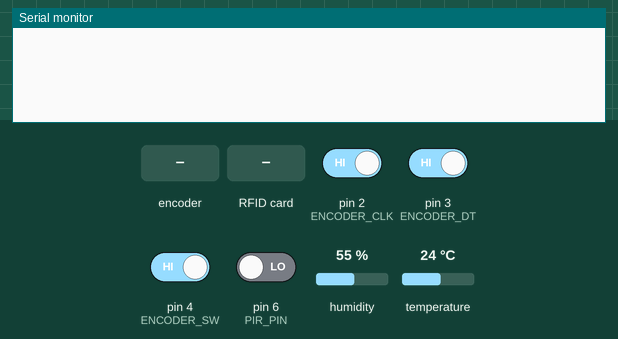
The sketch below on a simulated Arduino Uno, built with avr-gcc and run on an emulated ATmega328P. On the bench: the last lines printed to the serial monitor. The inputs (shaded band) are chosen by the test bench; at power-on: pin 2 (ENCODER_CLK), pin 3 (ENCODER_DT), pin 4 (ENCODER_SW) HIGH, pin 6 (PIR_PIN) LOW, humidity 55 %, temperature 24 °C.

Above: at 1.2 s.
1.3 s: rotary encoder on pin 2 (ENCODER_CLK) / pin 3 (ENCODER_DT) turned 1 step (first pin leading)
At 1.8 s:
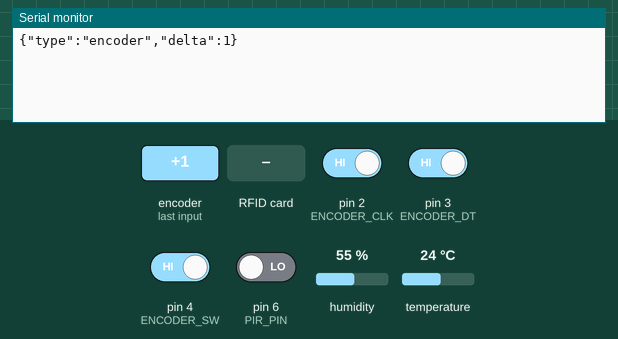
3.7 s: pin 4 (ENCODER_SW) driven LOW
At 5.1 s:
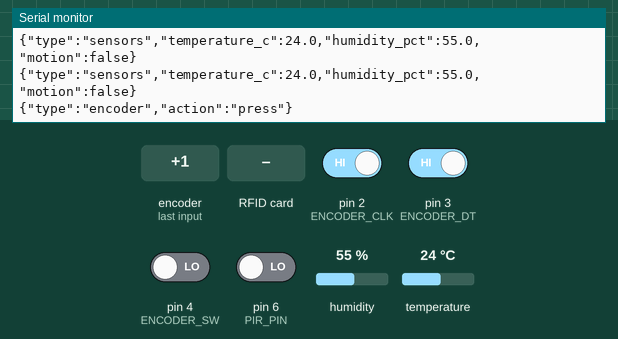
10.5 s: pin 6 (PIR_PIN) driven HIGH
At 12.1 s:
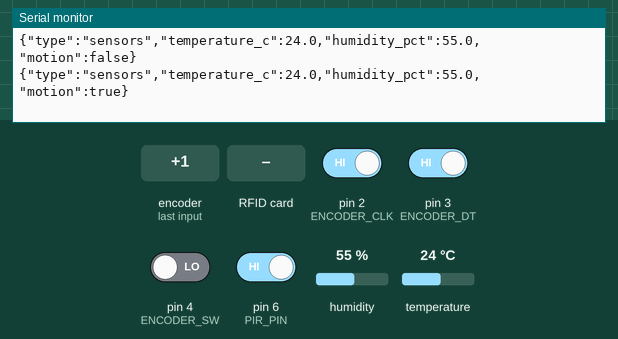
14.8 s: RFID card 5E 7A 19 C4 held to the reader
At 15.4 s:
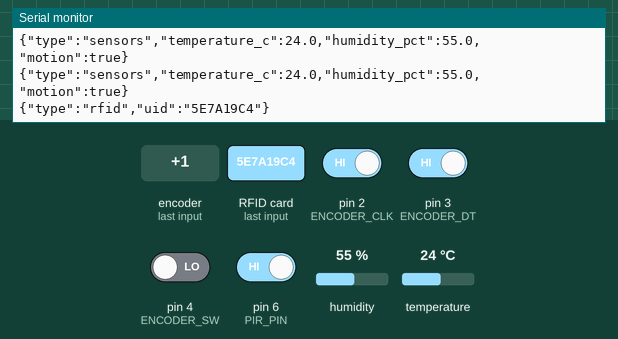
16.3 s: humidity set to 22 %
At 17.1 s:
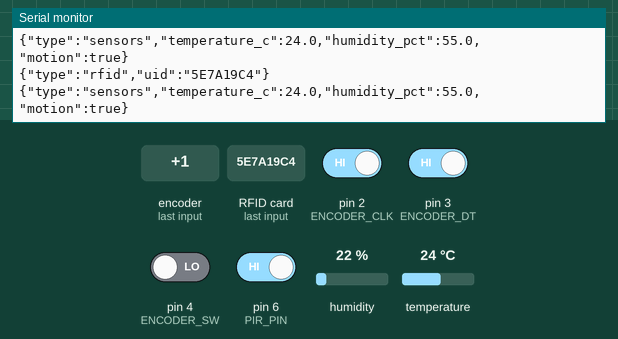
17.8 s: temperature set to 12 °C
At 18.9 s:
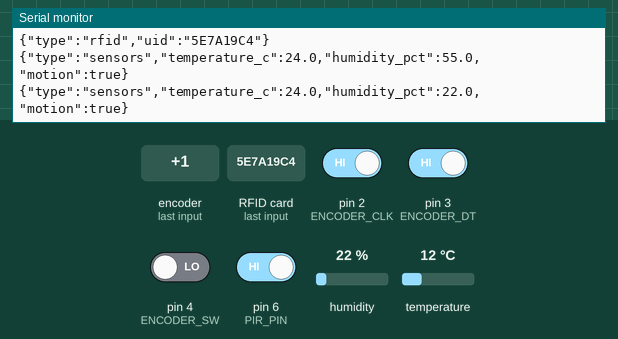

The sketch:

uno_r3_mirror.ino
```cpp
// Optional Uno R3 reference sketch. Match pins to your wiring before uploading.
#include <SPI.h>
#include <MFRC522.h>
#include "mirror_inputs.h"
MFRC522 reader(10, 5);
void emitEncoder(int delta) {
  Serial.print(F("{\"type\":\"encoder\",\"delta\":")); Serial.print(delta); Serial.println('}');
}
void emitAnalyze() { Serial.println(F("{\"type\":\"encoder\",\"action\":\"analyze\"}")); }
void emitPress() { Serial.println(F("{\"type\":\"encoder\",\"action\":\"press\"}")); }
void emitSensors(float temperature, float humidity, bool motion) {
  Serial.print(F("{\"type\":\"sensors\",\"temperature_c\":"));
  if (isnan(temperature)) Serial.print(F("null")); else Serial.print(temperature,1);
  Serial.print(F(",\"humidity_pct\":"));
  if (isnan(humidity)) Serial.print(F("null")); else Serial.print(humidity,1);
  Serial.print(F(",\"motion\":")); Serial.print(motion ? F("true") : F("false")); Serial.println('}');
}
void setup() {
  Serial.begin(9600); setupMirrorInputs(); SPI.begin(); reader.PCD_Init();
}
void loop() {
  pollMirrorInputs();
  if (!reader.PICC_IsNewCardPresent() || !reader.PICC_ReadCardSerial()) return;
  Serial.print(F("{\"type\":\"rfid\",\"uid\":\""));
  for (byte i=0; i<reader.uid.size; ++i) {
    if (reader.uid.uidByte[i] < 16) Serial.print('0');
    Serial.print(reader.uid.uidByte[i], HEX);
  }
  Serial.println(F("\"}")); reader.PICC_HaltA(); reader.PCD_StopCrypto1();
}
```

mirror_inputs.h
```cpp
#pragma once
#include <DHT.h>
#include <stdint.h>
// Smart Mirror wiring plan: encoder D2/D3/D4, DHT11 D7, PIR D6.
constexpr byte ENCODER_CLK = 2, ENCODER_DT = 3, ENCODER_SW = 4;
constexpr byte DHT_PIN = 7, PIR_PIN = 6;
constexpr bool REVERSE_ENCODER = false; // Flip only if physical right reports +1.
DHT mirrorDht(DHT_PIN, DHT11);
uint8_t encoderPrevious;
int8_t encoderSteps = 0;
bool buttonRaw = HIGH, buttonStable = HIGH;
bool buttonReady = false, buttonActive = false, buttonLongSent = false;
bool buttonReleasePending = false;
constexpr uint32_t BUTTON_DEBOUNCE_MS = 40, BUTTON_HOLD_MS = 1000;
uint32_t buttonChanged = 0, buttonPressedAt = 0, buttonReleasedAt = 0;
unsigned long sensorsAt = 0;
void emitEncoder(int delta);
void emitAnalyze();
void emitPress();
void emitSensors(float temperature, float humidity, bool motion);

void pollMirrorButton(uint32_t now, bool raw) {
  if (raw != buttonRaw) {
    buttonRaw = raw; buttonChanged = now;
    if (raw == HIGH && buttonActive && !buttonReleasePending) {
      buttonReleasePending = true; buttonReleasedAt = now;
    }
  }
  // Unsigned 32-bit differences remain valid when Arduino millis() wraps.
  if (uint32_t(now - buttonChanged) < BUTTON_DEBOUNCE_MS) return;
  if (buttonStable != buttonRaw) {
    buttonStable = buttonRaw;
    if (buttonStable == LOW) {
      if (buttonReady) {
        buttonActive = true; buttonLongSent = false;
        buttonReleasePending = false; buttonPressedAt = buttonChanged;
      }
    } else {
      bool send = buttonActive && !buttonLongSent;
      uint32_t releasedAt = buttonReleasePending ? buttonReleasedAt : buttonChanged;
      bool held = uint32_t(releasedAt - buttonPressedAt) >= BUTTON_HOLD_MS;
      buttonActive = false; buttonReady = true; buttonReleasePending = false;
      // Release timing also handles a loop that was busy at the hold threshold.
      if (send) { if (held) emitPress(); else emitAnalyze(); }
    }
  }
  if (buttonActive && buttonRaw == LOW) {
    // A stable LOW cancels a release glitch. Until then, its first HIGH freezes
    // the hold duration so release bounce cannot turn a quick press into a hold.
    buttonReleasePending = false;
    if (!buttonLongSent && uint32_t(now - buttonPressedAt) >= BUTTON_HOLD_MS) {
      buttonLongSent = true; emitPress();
    }
  }
}

void setupMirrorInputs() {
  pinMode(ENCODER_CLK, INPUT_PULLUP); pinMode(ENCODER_DT, INPUT_PULLUP);
  pinMode(ENCODER_SW, INPUT_PULLUP); pinMode(PIR_PIN, INPUT);
  mirrorDht.begin();
  encoderPrevious = (digitalRead(ENCODER_CLK) << 1) | digitalRead(ENCODER_DT);
  buttonRaw = buttonStable = digitalRead(ENCODER_SW);
  buttonChanged = millis();
  // A button held during startup is ignored until a debounced release.
  buttonReady = buttonRaw == HIGH;
  buttonActive = buttonLongSent = buttonReleasePending = false;
}
void pollMirrorInputs() {
  // Full detents, not individual bouncing edges. Right must emit -1.
  static const int8_t transitions[16] = {0,-1,1,0, 1,0,0,-1, -1,0,0,1, 0,1,-1,0};
  uint8_t current = (digitalRead(ENCODER_CLK) << 1) | digitalRead(ENCODER_DT);
  if ((current ^ encoderPrevious) == 3) encoderSteps = 0;
  else encoderSteps += transitions[(encoderPrevious << 2) | current];
  encoderPrevious = current;
  if (encoderSteps >= 4 || encoderSteps <= -4) {
    int delta = encoderSteps > 0 ? 1 : -1;
    emitEncoder(REVERSE_ENCODER ? -delta : delta); encoderSteps = 0;
  }
  unsigned long now = millis();
  pollMirrorButton(uint32_t(now), digitalRead(ENCODER_SW));
  // DHT11 should not be sampled on every loop.
  if (now - sensorsAt >= 2200) {
    sensorsAt = now;
    float temperature = mirrorDht.readTemperature();
    float humidity = mirrorDht.readHumidity();
    emitSensors(temperature, humidity, digitalRead(PIR_PIN) == HIGH);
  }
}
```

Measured:
- after the input at 1.3 s, the serial monitor: prints a new line after 0.08 s (image 1)
- after the input at 3.7 s, the serial monitor: prints a new line after 1.0 s (image 2)
- after the input at 10.5 s, the serial monitor: prints a new line after 0.59 s (image 3)
- after the input at 14.8 s, the serial monitor: prints a new line at once (image 4)
